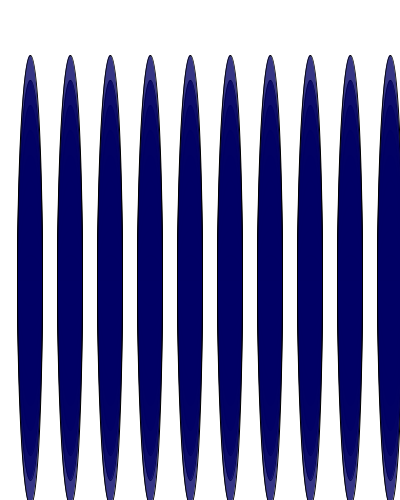
Frame 1 (no input)
Frame 60 (the mouse pressed at the canvas centre just before this capture): identical to frame 1, image omitted
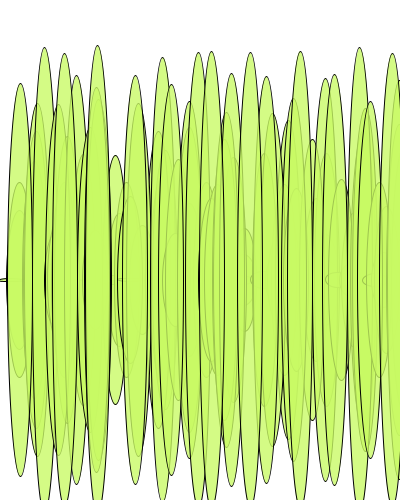
Frame 120 (the mouse held since frame 60 and released just before this capture)

The Processing sketch that drew these frames (run headless with seeded random() and noise(); from frame 60 on, the mouse is pressed at the canvas centre):

// Processing sketch: processing_57759
// ── processing_57759.pde

//PS3_QUESTION.5_KESHIA.KINGSLEY

float area= 10;
float r= random(50);

void setup() {
  size(400, 500);
  strokeWeight(1);
  
}

void draw() {
  background(255);
  translate(30, 230);
  for(int gridX=0; gridX<area; gridX++) {
    for(int gridY=0; gridY<area; gridY++) {
      
      float shiftX= random(-mouseX, mouseX)/10;
      float shiftY= random(-mouseX, mouseX)/10;
      
      float areaX = width/area * gridX;
      float areaY= height/area * gridY;
      
      fill(mouseX, mouseY, 100, 200);
      ellipse(areaX+shiftX ,50, 25, areaY+shiftY);
}
  }
}
  
